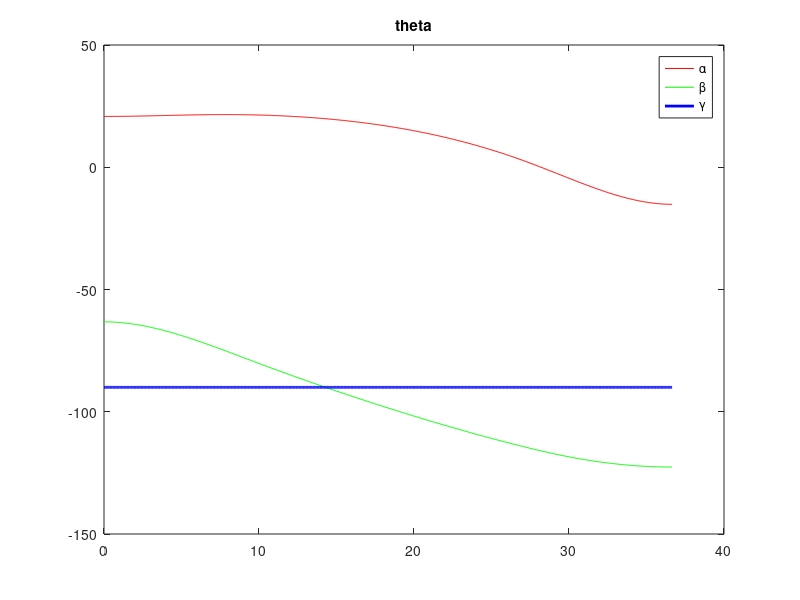
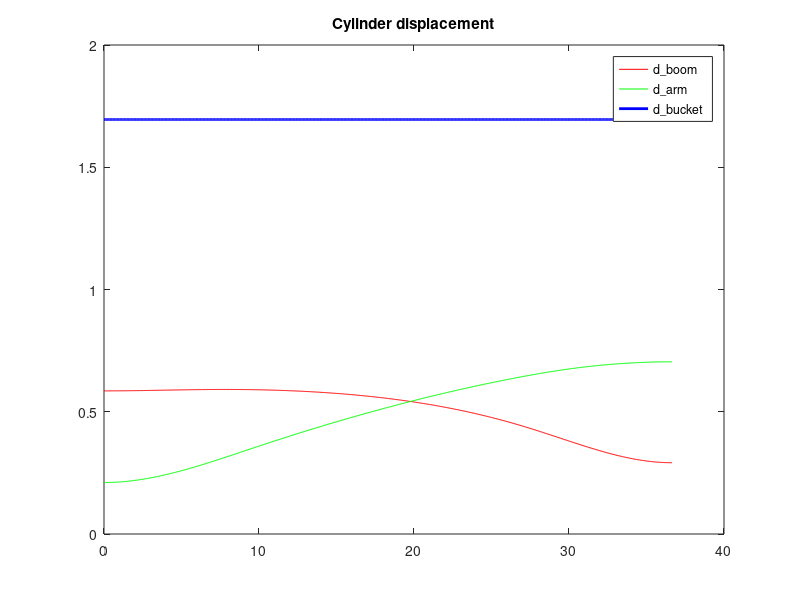
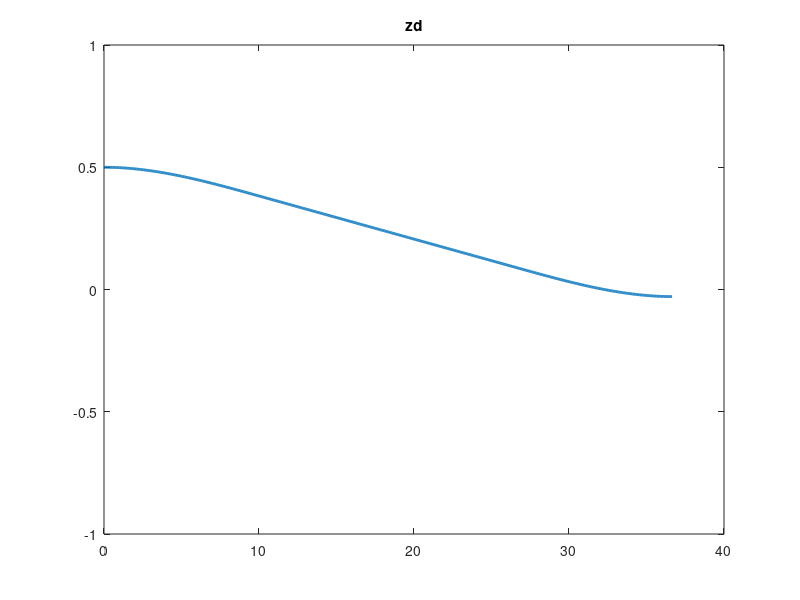
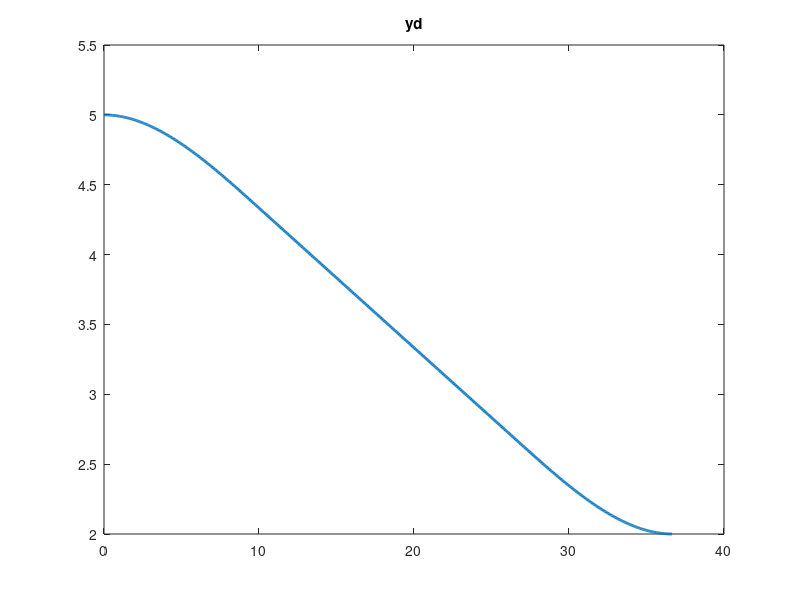

Write the MATLAB code that produced these figures, in order.
%{
This code is the solution for the flatness of the excavator.
The expected values of each joint Angle and the hydraulic cylinder can be solved from the flatness trajectory.
%}
% [redacted]
clear
pi = 180;
i = 1;
    %Vehicle chassis Angle
    phi_pitchup = 0;%Elevation Angle
    phi_pitchdown = 0;%Lower pitch Angle
    phi_leftincline = 0;%Left inclination Angle
    phi_rightincline = 0;%Right tilt Angle
    
    %Parameters of the excavator
    %{
     The excavator corresponding to this code is a small excavator, 
     and its size is not consistent with that in the paper
    %}
    L01 = 0.87;
    L02 = 0.13;
    L1 = 3.375;
    L2 = 2.1;
    L3 = 1.04522;
    X0 = 0.2;
    H0 = 1.491;
    GN = 1.45675;
    MN = 0.395;
    QN = 0.2584;
    QK = 0.312;
    MK = 0.342;
    PJ = 1.50296;
    JW = 0.4;
    PW0 = 1.48832;
    AC = 0.479513;
    BC = 1.73023;
    DF = 1.7535;
    EF = 0.50812;
    d_boom0 = 1.284;
    d_arm0 = 1.328;
    d_bucket0 = 1.1;
    CD = 2.30175;
    EG = 0.857833;
    FG = 0.564447;
    FN = 1.84242;
    VK = 1.17876;
    QI = 0.690018;
    VI = 0.985652;
    QR = 0.782468;
    RV = 0.649934;
    W_bucket = 0.77;
    FNG = 14.452;
    FNQ = 175.116;
    FQN = 4.283;
    VQK = 107.826;
    BCF = 23.703;
    ACT1 = 54.918;
    ACT2 = 35.082;
    DFC = 39.2384;
    EFQ = 146.8;
    CDF = 111.953; 
    DCF = 39.2384;
    GEF = 39.211;
    QFG = 40.698;
    FGN = 125.45;
    QFN = 0.6;
    QIT6 = 35.2794;
    KQI = 42.2794;
    IQV = 64.5469;
    %The initial attitude of the bucket obtained through the kinematic positive solution (based on the world coordinate system)
    %Vehicle body corner theta1
    theta1_0 = 0;
    
    %boom Angle theta2
    theta2_0 = 0;
  

    %The position based on the vehicle coordinate system 
    x_vehicle0 = 0;y_vehicle0 = 5;z_vehicle0 = 0.5;

    %Transformation based on the world coordinate system
    %The vehicle's upward tilt matrix
    R_pitchup = [1,0,0;0,cosd(phi_pitchup),-sind(phi_pitchup);0,sind(phi_pitchup),cosd(phi_pitchup)];
    %Vehicle downward-bending matrix
    R_pitchdown = [1,0,0;0,cosd(abs(phi_pitchdown)),sind(abs(phi_pitchdown));0,-sind(abs(phi_pitchdown)),cosd(abs(phi_pitchdown))];
    %The left-tilt matrix of the entire vehicle
    R_leftincline = [cosd(abs(phi_leftincline)),0,-sind(abs(phi_leftincline));0,1,0;sind(abs(phi_leftincline)),0,cosd(abs(phi_leftincline))];
    %The right-leaning matrix of the entire vehicle
    R_rightincline = [cosd(phi_rightincline),0,sind(phi_rightincline);0,1,0;0,-sind(phi_rightincline),cosd(phi_rightincline)];
    %Vehicle rotation matrix
    R_correction = R_pitchup*R_pitchdown*R_leftincline*R_rightincline;
    x0 = R_correction(1,:)*[x_vehicle0;y_vehicle0;z_vehicle0];
    y0 = R_correction(2,:)*[x_vehicle0;y_vehicle0;z_vehicle0];
    z0 = R_correction(3,:)*[x_vehicle0;y_vehicle0;z_vehicle0];


    %slope angle
    theta_slope = -10;
    %surface height
    l_deep = 0;
    %The nearest safe distance to the front of the entire machine yf
    yf = 2;
    %When leveling the ground zf=z0
    zf = -tand(theta_slope)*yf+z0+l_deep+y0*tand(theta_slope);
    
    %velocity
    v = -0.1;

    %Calculate working hours
    tb = 10;
    a = -v/(tb^2);
    b = 2*v/tb;
    tf = (yf-y0+v*tb*2/3)/v;
 
    for t = 0:0.05:tf
        %The bucket keeps moving horizontally with the world coordinate system
        if t<=tb%Acceleration section
        y(i) = y0+a*(t^3)/3+b*(t^2)/2;
        else if t<=tf-tb && t>tb%Uniform speed section
        y(i) = y0+a*(tb^3)/3+b*(tb^2)/2+v*(t-tb);         
        else if t>tf-tb%Deceleration section
        y(i)= y0+a*(tb^3)/3+b*(tb^2)/2+v*(tf-2*tb)+...
        a*(t^3-(tf-tb)^3)/3-(a*tf+b/2)*(t^2-(tf-tb)^2)+(a*(tf^2)+b*tf)*(t-tf+tb);
        end
        end
        end

    %The X-axis remains stationary
    x(i) = x0;

    %Z-axis (When leveling the ground zf=z0, z remains unchanged)
    v_z=(zf-z0)/(tf-tb*2/3);
    a_z=-v_z/(tb^2);
    b_z=2*v_z/tb;
    if t<=tb%Acceleration section
    z(i) = z0+a_z*(t^3)/3+b_z*(t^2)/2;
    else if t<=tf-tb && t>tb%Uniform speed section
    z(i) = z0+a_z*(tb^3)/3+b_z*(tb^2)/2+v_z*(t-tb);         
    else if t>tf-tb%Deceleration section
    z(i)= z0+a_z*(tb^3)/3+b_z*(tb^2)/2+v_z*(tf-2*tb)+...
    a_z*(t^3-(tf-tb)^3)/3-(a_z*tf+b_z/2)*(t^2-(tf-tb)^2)+(a_z*(tf^2)+b_z*tf)*(t-tf+tb);
    end
    end
    end

    %Vehicle body corner theta1
    theta1(i) = theta1_0;
    %Vehicle body corner theta2
    theta2(i) = theta2_0;

    %gamma is obtained through the sensor and remains constant
    gamma(i) = -90;

    Lcv(i) = sqrt((y(i)-(L01+L02))^2 + (H0-z(i))^2);
    Lfv(i) = sqrt(L2^2+L3^2-2*L2*L3*cosd(gamma(i)));

    %Attitude solution (inverse kinematics solution）
    alpha(i) = acosd((L1^2+Lcv(i)^2-Lfv(i)^2)/(2*L1*Lcv(i)))-atand((H0-z(i))/(y(i)-(L01+L02)));

    beta(i) = acosd((L1^2+Lfv(i)^2-Lcv(i)^2)/(2*L1*Lfv(i)))+acosd((L2^2+Lfv(i)^2-L3^2)/(2*L2*Lfv(i)))-pi;

    % Calculate the displacement of the oil cylinder from the joint Angle
    d_boom(i) = sqrt(AC^2+BC^2-2*AC*BC*cosd(BCF+alpha(i)+ACT1))-d_boom0;
    d_arm(i) = sqrt(DF^2+EF^2-2*DF*EF*cosd(pi-beta(i)-DFC-EFQ))-d_arm0;

    if gamma(i)>=-VQK-FQN
        KQN(i) = pi-FQN-VQK-gamma(i);
        NK(i) = sqrt(QN^2+QK^2-2*QN*QK*cosd(KQN(i)));
        QNM(i) = acosd((QN^2+NK(i).^2-QK^2)/(2*QN*NK(i)))+acosd((MN^2+NK(i).^2-MK^2)/(2*MN*NK(i)));
        d_bucket(i)=sqrt(GN^2+MN^2-2*GN*MN*cosd(2*pi-FNG-FNQ-QNM(i)));
    else
        KQN(i) = pi+FQN+VQK+gamma(i);
        NK(i) = sqrt(QN^2+QK^2-2*QN*QK*cosd(KQN(i)));
        QNM(i) = -acosd((QN^2+NK(i).^2-QK^2)/(2*QN*NK(i)))+acosd((MN^2+NK(i).^2-MK^2)/(2*MN*NK(i)));
        d_bucket(i)=sqrt(GN^2+MN^2-2*GN*MN*cosd(2*pi-FNG-FNQ-QNM(i)));
    end   
    i=i+1;
end
t = 0:0.05:tf;
N=tf/0.05;
th1=0;
yd(1:N+1) = L01*cosd(theta1(1:N+1))+cosd(theta1(1:N+1)+theta2(1:N+1)).*(L3*cosd(alpha(1:N+1)+beta(1:N+1)+gamma(1:N+1))+L2*cosd(alpha(1:N+1)+beta(1:N+1))+L1*cosd(alpha(1:N+1))+L02);
zd(1:N+1) = L3*sind(alpha(1:N+1)+beta(1:N+1)+gamma(1:N+1))+L2*sind(alpha(1:N+1)+beta(1:N+1))+L1*sind(alpha(1:N+1))+H0;

%Angular velocity and displacement velocity
omega_alpha(1:N) = (alpha(2:N+1)-alpha(1:N))/0.05;
omega_beta(1:N) = (beta(2:N+1)-beta(1:N))/0.05;
omega_gamma(1:N) = (gamma(2:N+1)-gamma(1:N))/0.05;
v_boom = (d_boom(2:N+1)-d_boom(1:N))/0.05;
v_arm = (d_arm(2:N+1)-d_arm(1:N))/0.05;
v_bucket = (d_bucket(2:N+1)-d_bucket(1:N))/0.05;

figure(1)
plot(t,alpha,'r',t,beta,'g',t,gamma,'b','LineWidth',2);
title('theta');
legend('\alpha','\beta','\gamma');
figure(2);
plot(t,d_boom,'r',t,d_arm,'g',t,d_bucket,'b','LineWidth',2);
title('Cylinder displacement');
legend('d\_boom','d\_arm','d\_bucket');
figure(3);
plot(t,zd,'LineWidth',2);
title('zd');
ylim([-1,1]);
figure(4);
plot(t,yd,'LineWidth',2);
title('yd');
figure(5);
plot(yd,zd,'r','LineWidth',2);hold on
xlim([2,5.5])
ylim([-1,1])
title('The trajectory of the bucket tip');
figure(6)
plot(t(1:N),omega_alpha,'r',t(1:N),omega_beta,'g',t(1:N),omega_gamma,'b','LineWidth',2);
title('Joint angular velocity');
legend('\omega\_\alpha','\omega\_\beta','\omega\_\gamma');
figure(7);
plot(t(1:N),v_boom,'r',t(1:N),v_arm,'g',t(1:N),v_bucket,'b','LineWidth',2);
title('Cylinder speed');
legend('v\_boom','v\_arm','v\_bucket');
